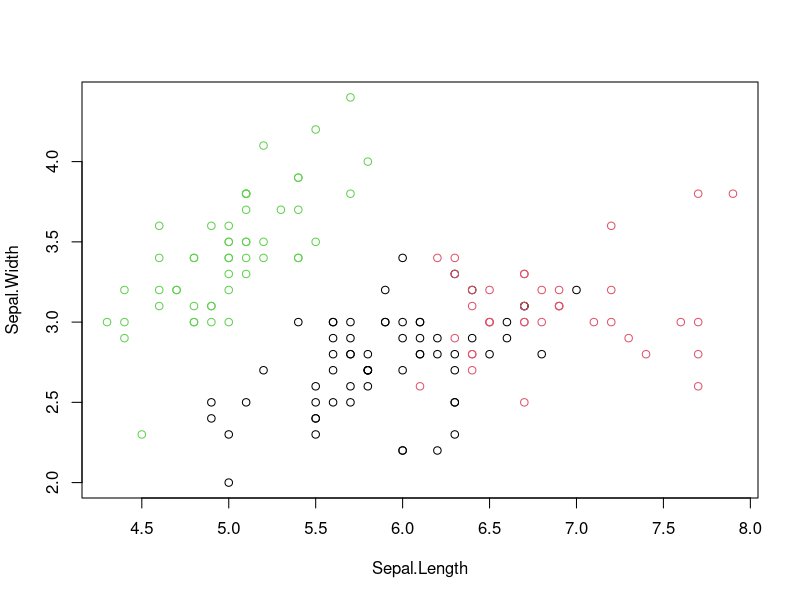
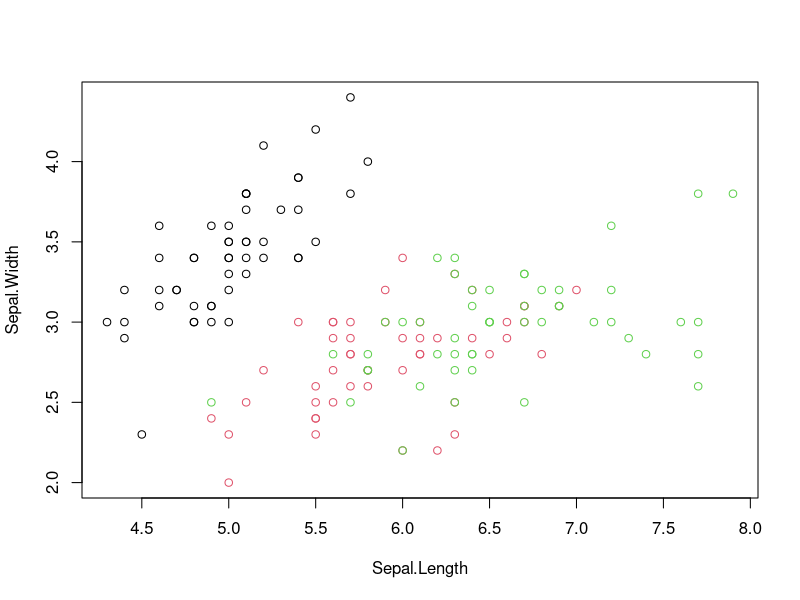
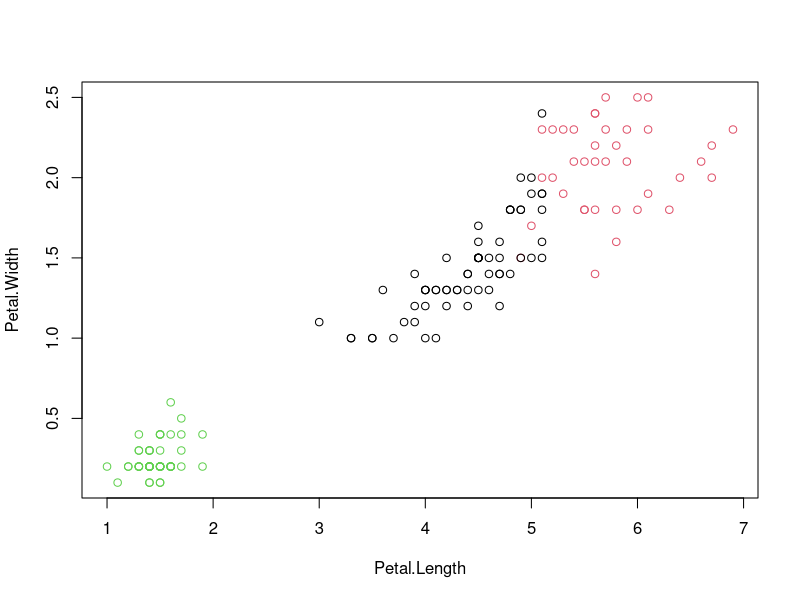
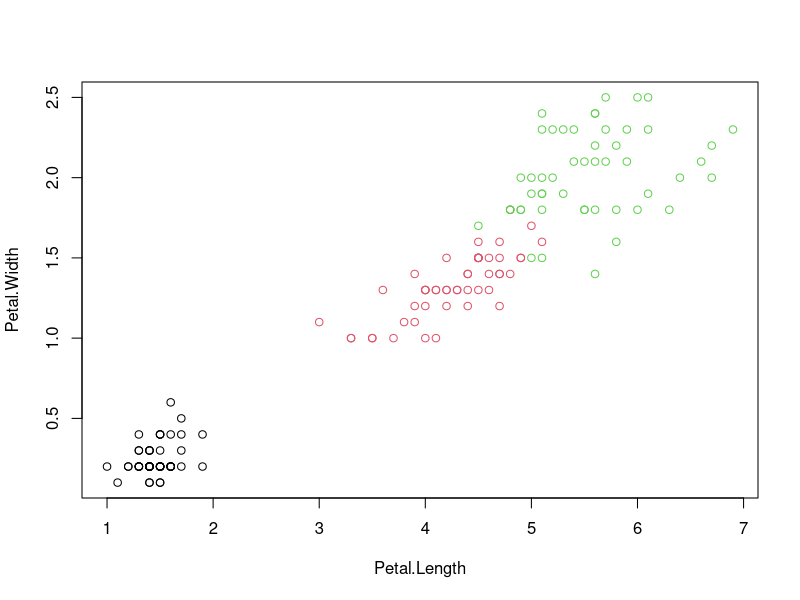

The R source for these figures, in order:
View(iris)
Iris.features = iris
Iris.features$Species <- NULL
View(Iris.features)
results <- kmeans(Iris.features, 3)
table(iris$Species, results$cluster)
#Predicted with Sepal
plot(iris[c("Sepal.Length", "Sepal.Width")], col = results$cluster)
#Actual with Sepal
plot(iris[c("Sepal.Length", "Sepal.Width")], col = iris$Species)

#Predicted with Petal'
plot(iris[c("Petal.Length", "Petal.Width")], col = results$cluster)
#Actual with Petal
plot(iris[c("Petal.Length", "Petal.Width")], col = iris$Species)

